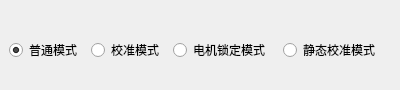
    <widget class="PanelItem" name="Page1_Pane5" native="true">
     <property name="geometry">
      <rect>
       <x>155</x>
       <y>0</y>
       <width>400</width>
       <height>90</height>
      </rect>
     </property>
     <widget class="QRadioButton" name="Page1_Pane5_NormalMode_radioBtn">
      <property name="geometry">
       <rect>
        <x>9</x>
        <y>40</y>
        <width>75</width>
        <height>20</height>
       </rect>
      </property>
      <property name="text">
       <string>普通模式</string>
      </property>
      <property name="checked">
       <bool>true</bool>
      </property>
     </widget>
     <widget class="QRadioButton" name="Page1_Pane5_CalibrationMode_radioBtn">
      <property name="geometry">
       <rect>
        <x>91</x>
        <y>40</y>
        <width>75</width>
        <height>20</height>
       </rect>
      </property>
      <property name="text">
       <string>校准模式</string>
      </property>
     </widget>
     <widget class="QRadioButton" name="Page1_Pane5_MotorLockMode_radioBtn">
      <property name="geometry">
       <rect>
        <x>173</x>
        <y>40</y>
        <width>105</width>
        <height>20</height>
       </rect>
      </property>
      <property name="text">
       <string>电机锁定模式</string>
      </property>
     </widget>
     <widget class="QRadioButton" name="Page1_Pane5_StaticCalibrationMode_radioBtn">
      <property name="geometry">
       <rect>
        <x>283</x>
        <y>40</y>
        <width>105</width>
        <height>20</height>
       </rect>
      </property>
      <property name="text">
       <string>静态校准模式</string>
      </property>
     </widget>
    </widget>
